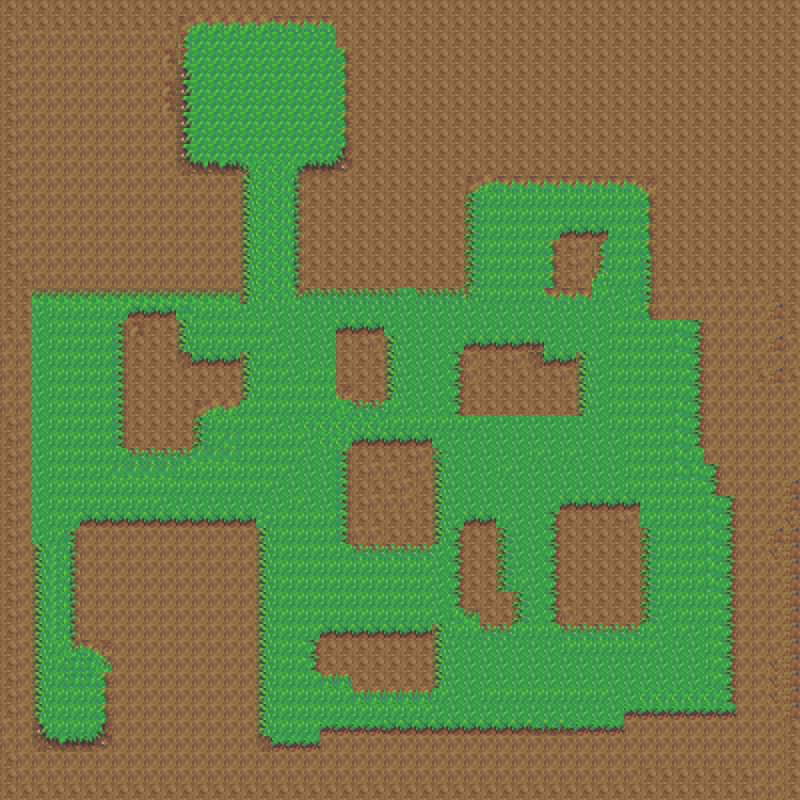

Rendered tile map (Tiled .tmx) drawn with the repository's tilesets; below, a short description and the map source with its tile grids summarised:
An orthogonal 50x50 tile map with 16x16 px tiles, 1 tile layer (Tile Layer 1).

<map version="1.0" tiledversion="1.1.5" orientation="orthogonal" renderorder="right-down" width="50" height="50" tilewidth="16" tileheight="16" infinite="0" nextobjectid="1">
 <tileset firstgid="1" source="prototype.tsx" />
 <layer name="Tile Layer 1" width="50" height="50">
  <data>[2500 cells, 2500 non-empty, 51 distinct tile ids]</data>
 </layer>
</map>
